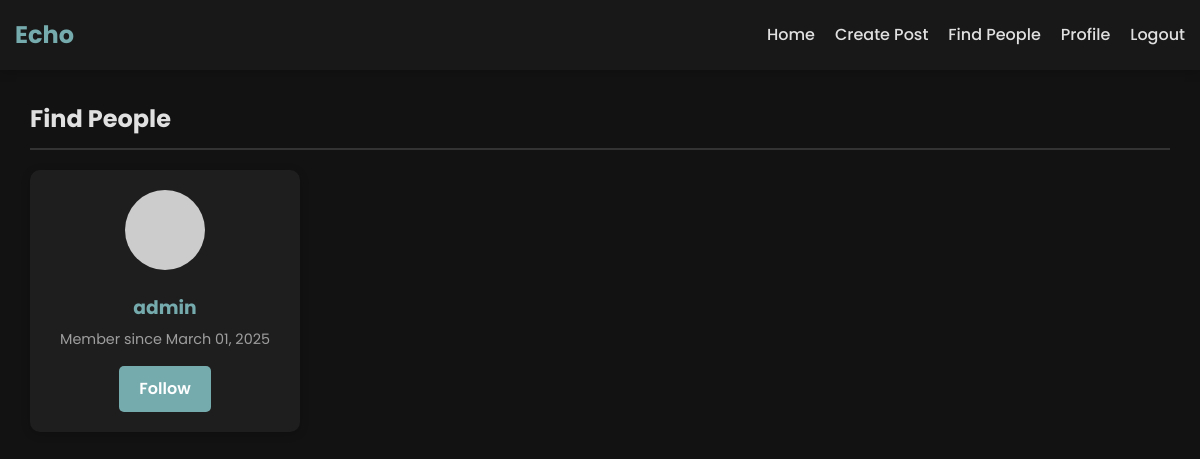
Page /users (signed in) on the earlier database version.
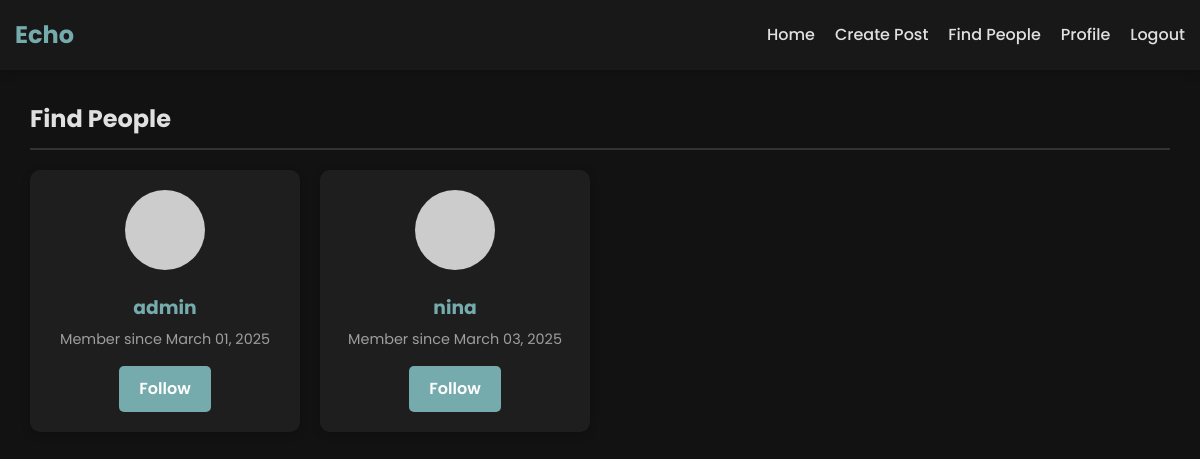
Same page on the later database version.
### app.py (models this page shows, shortened)
class User(UserMixin, db.Model):
    id = db.Column(db.Integer, primary_key=True)
    username = db.Column(db.String(80), unique=True, nullable=False)
    email = db.Column(db.String(120), unique=True, nullable=False)
    password_hash = db.Column(db.String(128), nullable=False)
    bio = db.Column(db.Text, default='')
    join_date = db.Column(db.DateTime, default=datetime.utcnow)
    posts = db.relationship('Post', backref='author', lazy=True)
    likes = db.relationship('Like', backref='user', lazy='dynamic', cascade='all, delete-orphan')
    friends = db.relationship('User',
                              secondary=friendship,
                              primaryjoin=(friendship.c.user_id == id),
                              secondaryjoin=(friendship.c.friend_id == id),
                              backref=db.backref('followed_by', lazy='dynamic'),
                              lazy='dynamic')
    def is_friend(self, user):
        return self.friends.filter(friendship.c.friend_id == user.id).count() > 0

### app.py (the view)
@app.route('/users')
@login_required
def users():
    all_users = User.query.filter(User.id != current_user.id).all()
    return render_template('users.html', users=all_users)

### app.py (called while the page is built)
@login_manager.user_loader
def load_user(user_id):
    return User.query.get(int(user_id))

### templates/users.html (shortened to what this page needs)
{% extends 'base.html' %}
{% block content %}
<div class="users-container">
    <h2>Find People</h2>
    {% if users %}
        <div class="users-grid">
            {% for user in users %}
                <div class="user-card">
                    <div class="user-avatar">
                        <img src="https://ui-avatars.com/api/?name={{ user.username }}&background=random" alt="Avatar">
                    </div>
                    <div class="user-info">
                        <h3><a href="{{ url_for('profile', username=user.username) }}">{{ user.username }}</a></h3>
                        <p class="join-date">Member since {{ user.join_date.strftime('%B %d, %Y') }}</p>
                    </div>
                    <div class="user-actions">
                        {% if current_user.is_friend(user) %}
                            <a href="{{ url_for('remove_friend', user_id=user.id) }}" class="btn btn-danger">Unfollow</a>
                        {% else %}
                            <a href="{{ url_for('add_friend', user_id=user.id) }}" class="btn btn-primary">Follow</a>
                        {% endif %}
                    </div>
                </div>
            {% endfor %}
        </div>
    {% else %}
        <div class="empty-state">
            <i class="fas fa-users"></i>
            <p>No other users found.</p>
        </div>
    {% endif %}
</div>
{% endblock %}

### templates/base.html (shortened to what this page needs)
<!DOCTYPE html>
<html lang="en">
<head>
    <link rel="stylesheet" href="https://cdnjs.cloudflare.com/ajax/libs/font-awesome/6.0.0-beta3/css/all.min.css">
    <link rel="stylesheet" href="{{ url_for('static', filename='css/style.css') }}">
</head>
<body>
    <nav class="navbar">
        <div class="container">
            <div class="navbar-brand">
                <a href="{{ url_for('index') }}">Echo</a>
            </div>
            <div class="navbar-menu">
                <ul class="navbar-nav">
                    <li><a href="{{ url_for('index') }}">Home</a></li>
                    {% if current_user.is_authenticated %}
                        <li><a href="{{ url_for('create_post') }}">Create Post</a></li>
                        <li><a href="{{ url_for('users') }}">Find People</a></li>
                        <li><a href="{{ url_for('profile', username=current_user.username) }}">Profile</a></li>
                        <li><a href="{{ url_for('logout') }}">Logout</a></li>
                    {% else %}
                        <li><a href="{{ url_for('login') }}">Login</a></li>
                        <li><a href="{{ url_for('signup') }}">Sign Up</a></li>
                    {% endif %}
                </ul>
            </div>
        </div>
    </nav>
    <div class="container">
        {% block content %}{% endblock %}
    </div>
</body>
</html>

### static/css/style.css (style rules this page uses)
:root { --primary-color: #76ABAE; --primary-dark: #3286a0; --secondary-color: #76ABAE; --secondary-dark: #3286a0; --danger-color: #cf6679; --danger-dark: #b55a68; --text-color: #e0e0e0; --text-light: #9e9e9e; --background-color: #121212; --card-color: #1e1e1e; --border-color: #333333; --box-shadow: 0 2px 10px rgba(0, 0, 0, 0.2); --highlight-color: #2d2d2d; }
* { margin: 0; padding: 0; box-sizing: border-box; }
body { font-family: 'Poppins', sans-serif; line-height: 1.6; color: var(--text-color); background-color: var(--background-color); display: flex; flex-direction: column; min-height: 100vh; overflow-x: hidden; }
a { color: var(--primary-color); text-decoration: none; transition: color 0.3s; }
.container { width: 100%; max-width: 1200px; margin: 0 auto; padding: 0 15px; flex: 1; }
.navbar { background-color: #181818; box-shadow: var(--box-shadow); position: sticky; top: 0; z-index: 1000; }
.navbar .container { display: flex; justify-content: space-between; align-items: center; height: 70px; }
.navbar-brand a { font-size: 1.5rem; font-weight: 700; color: var(--primary-color); }
.navbar-nav { display: flex; list-style: none; }
.navbar-nav li { margin-left: 20px; }
.navbar-nav a { color: var(--text-color); font-weight: 500; }
.btn { display: inline-block; padding: 10px 20px; border-radius: 5px; font-weight: 500; cursor: pointer; text-align: center; border: none; transition: background-color 0.3s, transform 0.2s; }
.btn-primary, .btn-secondary, .btn-danger { font-weight: 600; }
.btn-primary { background-color: var(--primary-color); color: white; }
.post-meta, .user-info .join-date, .profile-info .join-date { color: var(--text-light); }
.users-container { margin: 30px 0; padding: 0 15px; }
.users-container h2 { margin-bottom: 20px; color: var(--text-color); border-bottom: 2px solid var(--border-color); padding-bottom: 10px; }
.users-grid { display: grid; grid-template-columns: repeat(auto-fill, minmax(250px, 1fr)); gap: 20px; }
.user-card { background-color: var(--card-color); border-radius: 10px; padding: 20px; box-shadow: var(--box-shadow); display: flex; flex-direction: column; align-items: center; text-align: center; transition: transform 0.3s; }
.user-avatar { margin-bottom: 15px; }
.user-avatar img { width: 80px; height: 80px; border-radius: 50%; object-fit: cover; }
.user-info h3 { margin-bottom: 5px; }
.user-info .join-date { color: var(--text-light); font-size: 0.9rem; margin-bottom: 15px; }
.user-actions { margin-top: auto; }

Differences in the rows shown:
added User: username "nina", join_date "March 03, 2025"
